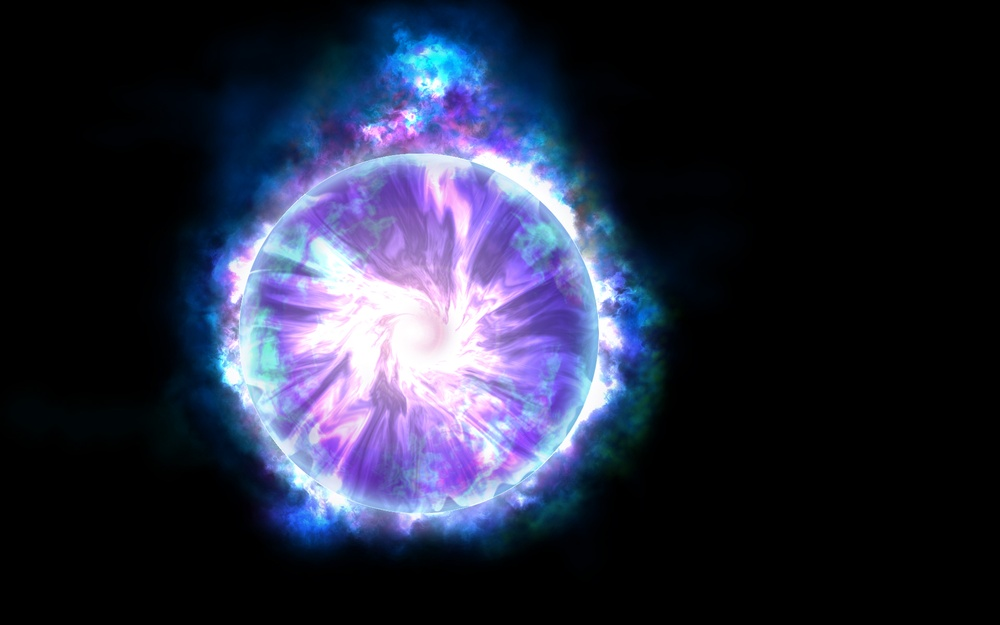
#> input picture tes5.jpg, 1000 x 625 px, shrunk from 1920 x 1200 before the run
$ python image_compressor.py
#> lines starting #> are read from the running program, lines starting #| are printed output that depends on the picture
### image_processing.py
import numpy as np
from PIL import Image

def image_matrix(filename):
    im = np.asarray(Image.open(filename)).astype(float) # Mengubah data dari gambar menjadi bentuk matrix

    # Memisahkan matriks gambar menjadi matriks rgb
    # 0 mewakili r, 1 mewakili g, 2 mewakili b
    red_im = im[:,:,0]
    green_im = im[:,:,1]
    blue_im = im[:,:,2]

    #mengembalikan ukuran matriks gambar dan ketiga matriks rgb
    return im.shape,red_im, green_im, blue_im


### ata_methods.py
import numpy as np
import math
import qr_decomposition
import numpy as np


def find_v(matrix): # return matriks singular kanan (v) dari matriks persegi panjang
    matrix_t = matrix.transpose()
    v = np.dot(matrix_t,matrix)
    return v

def find_svd(a): # dekomposisi matriks
    v = find_v(a)
    rows = len(a)
    # cols = len(a[0])

    # pake qr decomposition method
    # untuk nyari eigen value dan vector dari matriks persegi v
    eval,evec = qr_decomposition.find_eig_qr(v)

    # test pake library eigen
    # eval,evec = np.linalg.eig(v)


    eigenValues = eval
    eigenVectors = evec

    # mengurutkan dalam descending order
    idx = eigenValues.argsort()[::-1]
    eigenValues = eigenValues[idx]
    eigenVectors = eigenVectors[:,idx]

    # sigma
    singular = np.zeros(len(eigenValues))
    for i in range(len(eigenValues)):
        if (eigenValues[i] < 1e-16):
            singular[i] = 0
        else:
            singular[i] = math.sqrt(eigenValues[i])

    #print((-1) * eigenVectors.transpose())

    # v transpose
    vT = eigenVectors.transpose()

    # matriks persegi singular kiri U
    matu = np.zeros((rows,rows))
    for j in range(rows):
        matu[:,j] = (np.matmul(a,vT[j])) / math.sqrt(abs(eigenValues[j]))

    return matu,singular,vT

### qr_decomposition.py
import numpy as np

def find_eig_qr(A):
    pQ = np.eye(A.shape[0])
    X=A.copy()
    for i in range(6):
            Q,R = np.linalg.qr(X)
            pQ = pQ @ Q;
            X = R @ Q;
    return np.diag(X), pQ

# [47 lines of commented-out code are left out]

### k_svd.py
import numpy as np
import ata_methods

def k_svd(matrix,percent): # Melakukan aproksimasi terhadap matriks gambar berdasarkan k dari input user
    # U,Sig,Vt = np.linalg.svd(matrix)
    U,Sig,Vt = ata_methods.find_svd(matrix) # melakukan dekomposisi terhadap matriks dengan metode svd
    n = np.linalg.matrix_rank(matrix)
    # print("u\n", U.shape)
    # print("Sig\n", Sig.shape)
    # print("Vt\n", Vt.shape)

    # mengaproksimasi matriks hasil svd berdasarkan input persentase dari user
    k = percent*n//100 # menghitung banyaknya singular value yg akan digunakan berdasarkan input persentase

    # aproksimasi
    min_mat = np.dot(U[:,:k], np.dot(np.diag(Sig[:k]), Vt[:k,:]))

    return min_mat #mengembalikan matriksnya

### image_compressor.py
import image_processing
import k_svd
import numpy as np
import matplotlib.pyplot as plt
from PIL import Image


def img_comp(filename,percent): # parameter input adalah nama file dan jumlah singular value yang akan digunakan

    # mengubah gambar yang akan dikompres menjadi matriks, dipisahkan menjadi matriks rgb
    # mengambil ukuran matriks
    n,r,g,b = image_processing.image_matrix(filename)
#> in image_matrix, `blue_im = im[:,:,2]`:
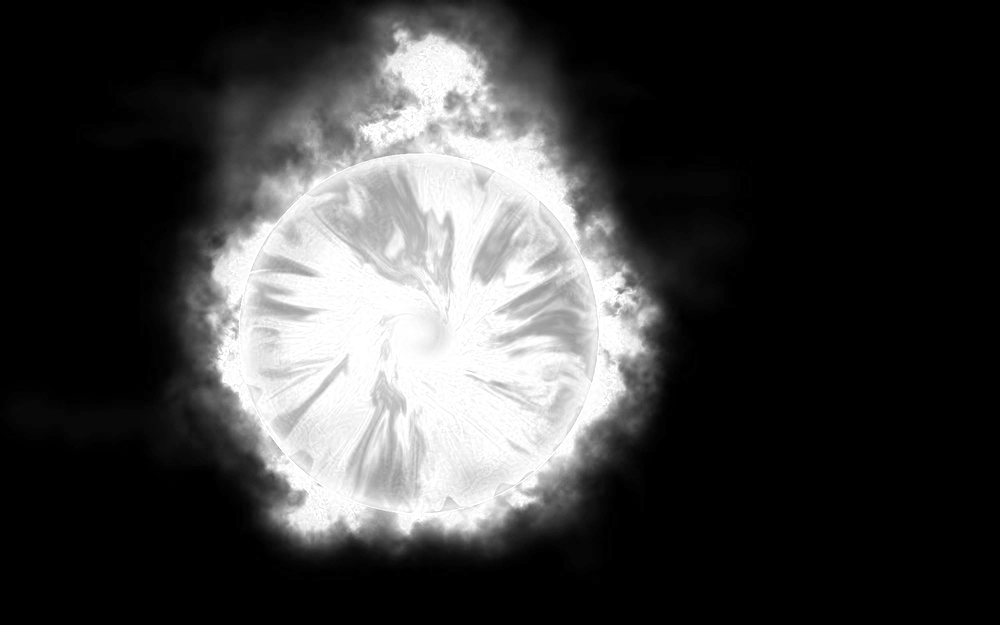
#> blue_im: shape (625, 1000) float64; min 0, max 255, mean 61.9
#> n = (625, 1000, 3)

    comppresed = [] # menyiapkan tempat untuk matriks rgb dari gambar yang akan disederhanakan dengan proses svd

    r = np.clip((k_svd.k_svd(r,percent)),0,255) # mengaproksimasi
#> in find_v, `v = np.dot(matrix_t,matrix)`:
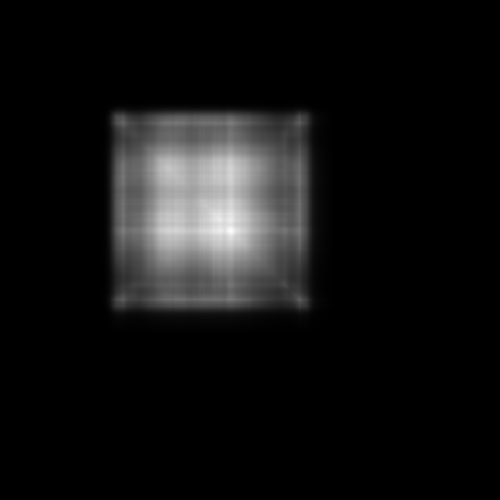
#> v: shape (1000, 1000) float64 (shown at 1/2 size); min 0, max 19918819, mean 1436680.3; drawn with min black and max white
#> in find_svd, `rows = len(a)`: rows = 625
#> the loop in find_eig_qr, `for i in range(6):` made 6 passes
#> pass 1, in find_eig_qr, `Q,R = np.linalg.qr(X)`:
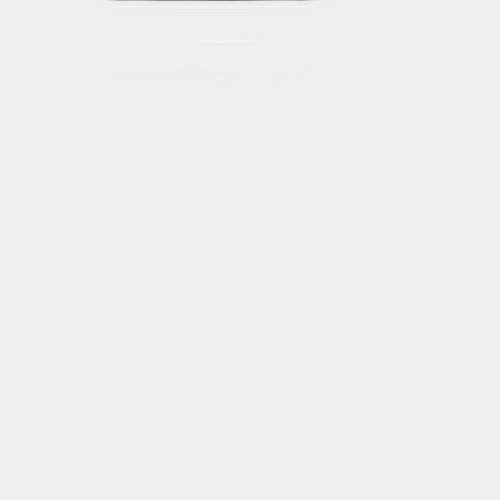
#> R: shape (1000, 1000) float64 (shown at 1/2 size); min -268111682.3, max 17310712.3, mean -96595; drawn with min black and max white
#> in find_svd, `eval,evec = qr_decomposition.find_eig_qr(v)`: eval = 1000 values, max 3.83e+09 at index 0, min -1.21e-09 at index 583, mean 4251096.6
#> in find_svd, `eigenValues = eval`: eigenValues has the same summary as eval
#> in find_svd, `idx = eigenValues.argsort()[::-1]`: idx = 1000 values, max 999 at index 851, min 0 at index 0, mean 499.5
#> in find_svd, `eigenValues = eigenValues[idx]`: eigenValues = 1000 values, max 3.83e+09 at index 0, min -1.21e-09 at index 999, mean 4251096.6
#> in find_svd, `singular = np.zeros(len(eigenValues))`: singular = 1000 values from 0 to 0
#> after the loop in find_svd, `for i in range(len(eigenValues)):`: singular = 1000 values, max 61919.5 at index 0, min 0 at index 669, mean 185.8
#> after the loop in find_svd, `for j in range(rows):`:
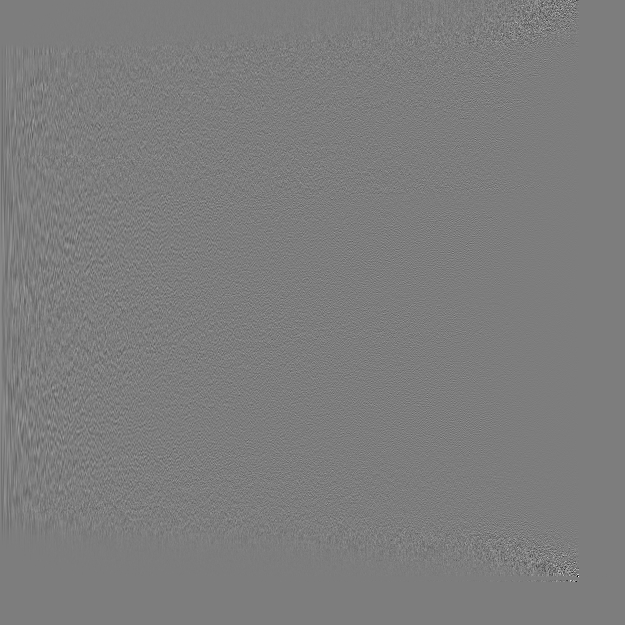
#> matu: shape (625, 625) float64; min -0.683, max 0.705, mean 4.13e-05; drawn with min black and max white
#> in k_svd, `U,Sig,Vt = ata_methods.find_svd(matrix)`: Sig has the same summary as singular in find_svd
#> in k_svd, `n = np.linalg.matrix_rank(matrix)`: n = 579
#> in k_svd, `k = percent*n//100`: k = 289
    g = np.clip((k_svd.k_svd(g,percent)),0,255) # menambahkan matriks g sederhana
#> the loop in find_eig_qr (call 2), `for i in range(6):` made 6 passes
#> pass 1, in find_eig_qr (call 2), `Q,R = np.linalg.qr(X)`:
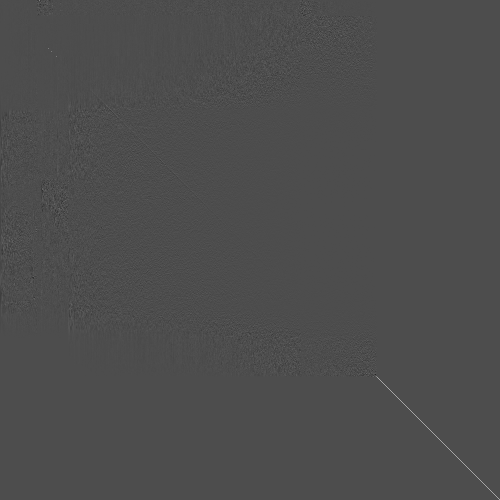
#> Q: shape (1000, 1000) float64 (shown at 1/2 size); min -0.434, max 1, mean 0.000259; drawn with min black and max white
    b = np.clip((k_svd.k_svd(b,percent)),0,255) # menambahkan matriks b sederhana
#> in find_v (call 3), `matrix_t = matrix.transpose()`:
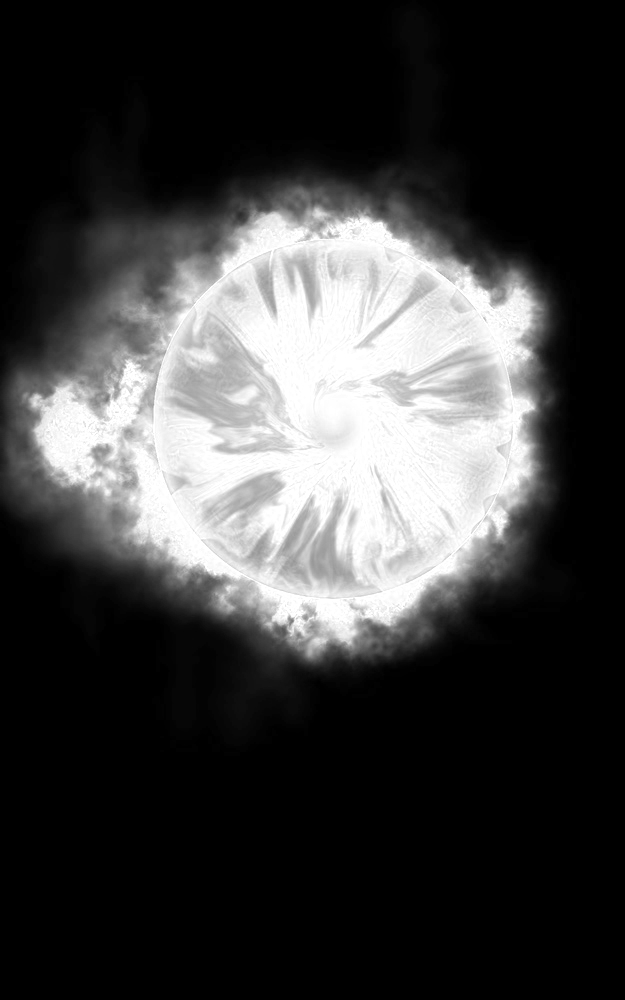
#> matrix_t: shape (1000, 625) float64; min 0, max 255, mean 61.9
#> in find_v (call 3), `v = np.dot(matrix_t,matrix)`:
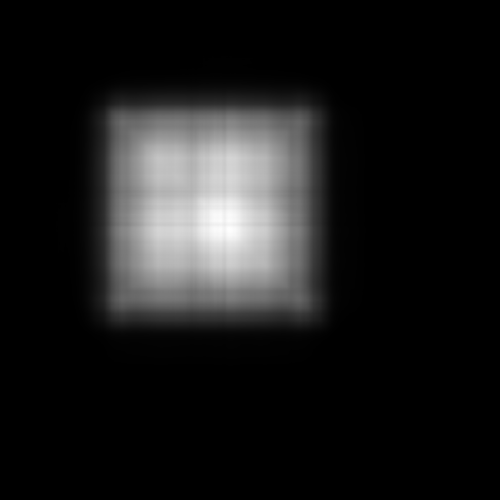
#> v: shape (1000, 1000) float64 (shown at 1/2 size); min 0, max 29343868, mean 3173978.4; drawn with min black and max white

    comppresed.append(r)
    comppresed.append(g)
    comppresed.append(b)

    def merge_rgb(shape,mat): # deklarasi fungsi untuk penggabungan kembali matriks rgb
        merge = np.zeros(shape) # menyiapkan matriks 0 dengan ukuran sesusai ukuran matriks dari gambar
        for i in range(3):
            merge[:,:,i] = mat[i] # menggabungkan matriks rgb

        return merge

    merge_pic = merge_rgb(n,comppresed) # menggabungkan matriks rgb

    # Untuk test bisa make matplotlib
    # Di uncomment aja
    # plt.imshow(merge_pic.astype(np.uint8))
    # plt.show()

    save = Image.fromarray(merge_pic.astype(np.uint8))
    save = save.convert('RGB')
    save.save("tes_5.jpg")
    #plt.imshow(save)
    #plt.show()


# img_comp("tes.jpg", 20)

from datetime import datetime
start_time = datetime.now()
img_comp("tes5.jpg", 50)
end_time = datetime.now()
print('Duration pake qr gilang 6 iterasi: {}'.format(end_time - start_time))

$ run again, with tes2.jpg copied over tes5.jpg
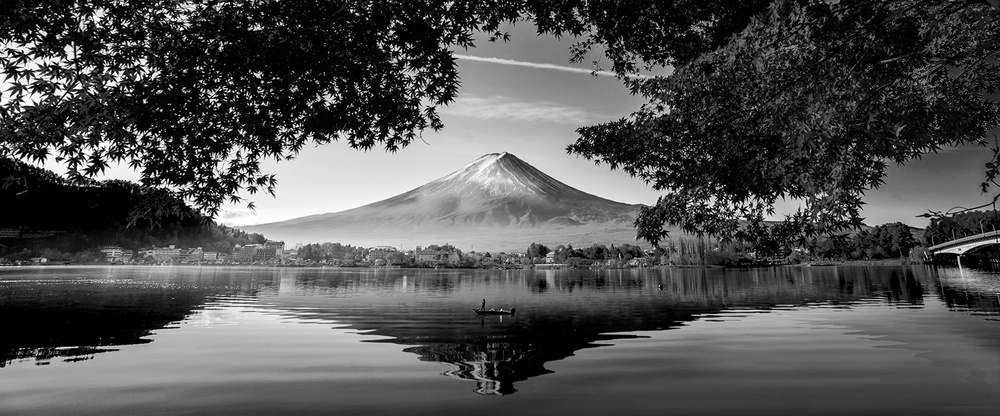
#> input picture tes2.jpg, 1000 x 416 px, shrunk from 1600 x 665 before the run
#> in img_comp, `n,r,g,b = image_processing.image_matrix(filename)`: n = (416, 1000, 3)
#> rows = 416
#> eval = 1000 values, max 3.3e+09 at index 0, min -8.36e-09 at index 445, mean 4770384.2
#> in find_svd, `eigenValues = eval`: eigenValues has the same summary as eval
#> idx = 1000 values, max 999 at index 583, min 0 at index 0, mean 499.5
#> in find_svd, `eigenValues = eigenValues[idx]`: eigenValues = 1000 values, max 3.3e+09 at index 0, min -8.36e-09 at index 999, mean 4770384.2
#> in find_svd, `singular = np.zeros(len(eigenValues))`: singular = 1000 values from 0 to 0
#> after the loop in find_svd, `for i in range(len(eigenValues)):`: singular = 1000 values, max 57450.8 at index 0, min 0 at index 713, mean 469.2
#> after the loop in find_svd, `for j in range(rows):`:
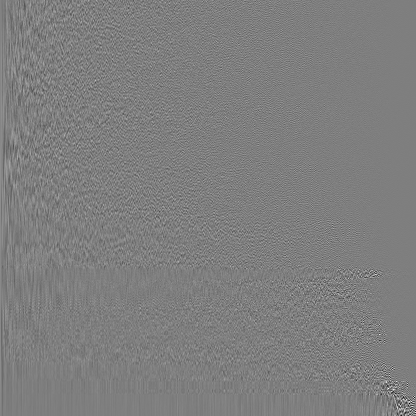
#> matu: shape (416, 416) float64; min -0.602, max 0.608, mean 0.000121; drawn with min black and max white
#> Sig has the same summary as singular in find_svd
#> in k_svd, `n = np.linalg.matrix_rank(matrix)`: n = 416
#> k = 208
#> in k_svd, `min_mat = np.dot(U[:,:k], np.dot(np.diag(Sig[:k]), Vt[:k,:]))`:
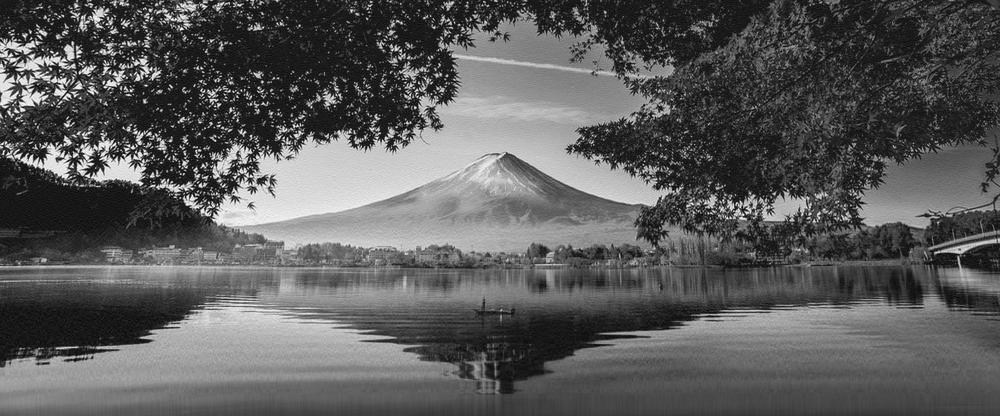
#> min_mat: shape (416, 1000) float64; min -28.45, max 278.7, mean 81.6; drawn with min black and max white
